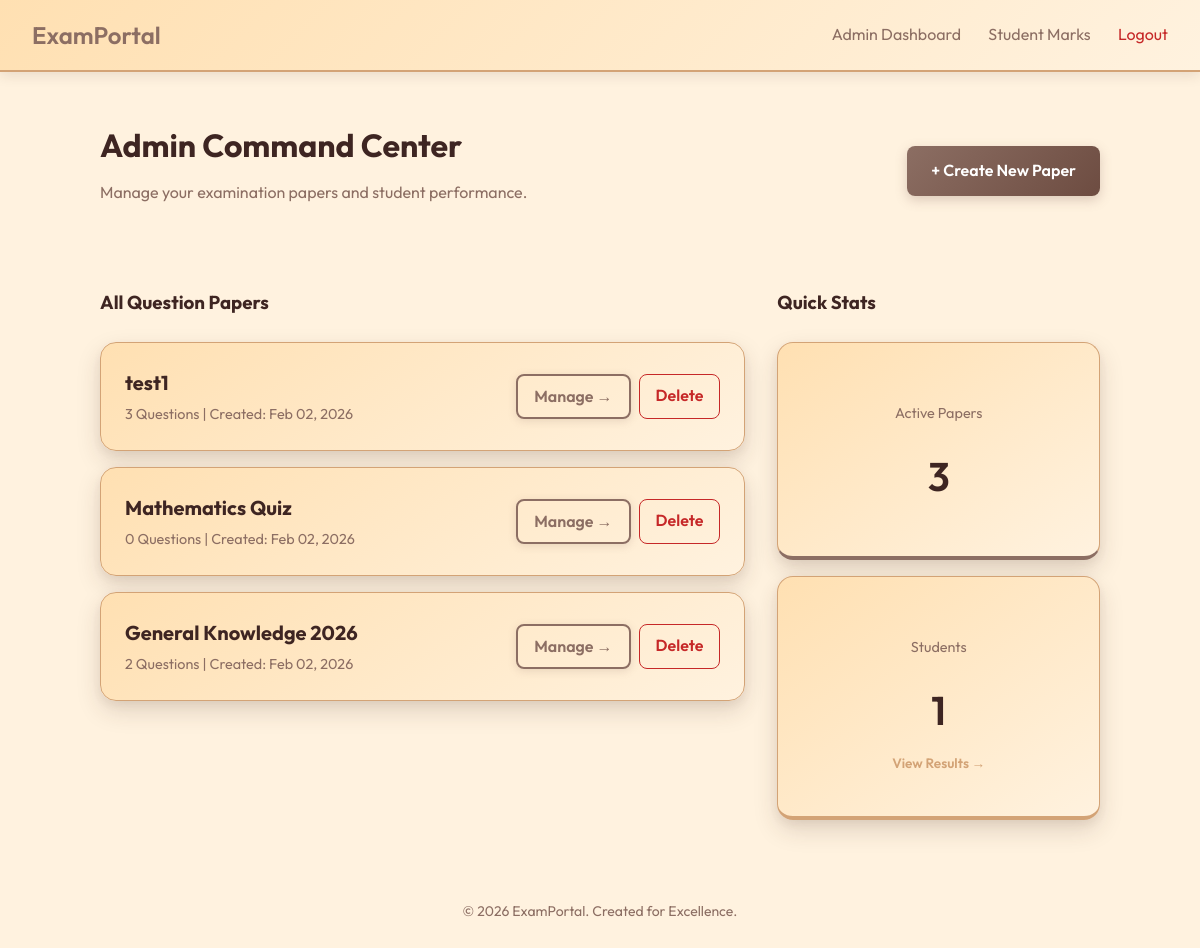
The app's page /admin_portal/dashboard/ (signed in), older data.
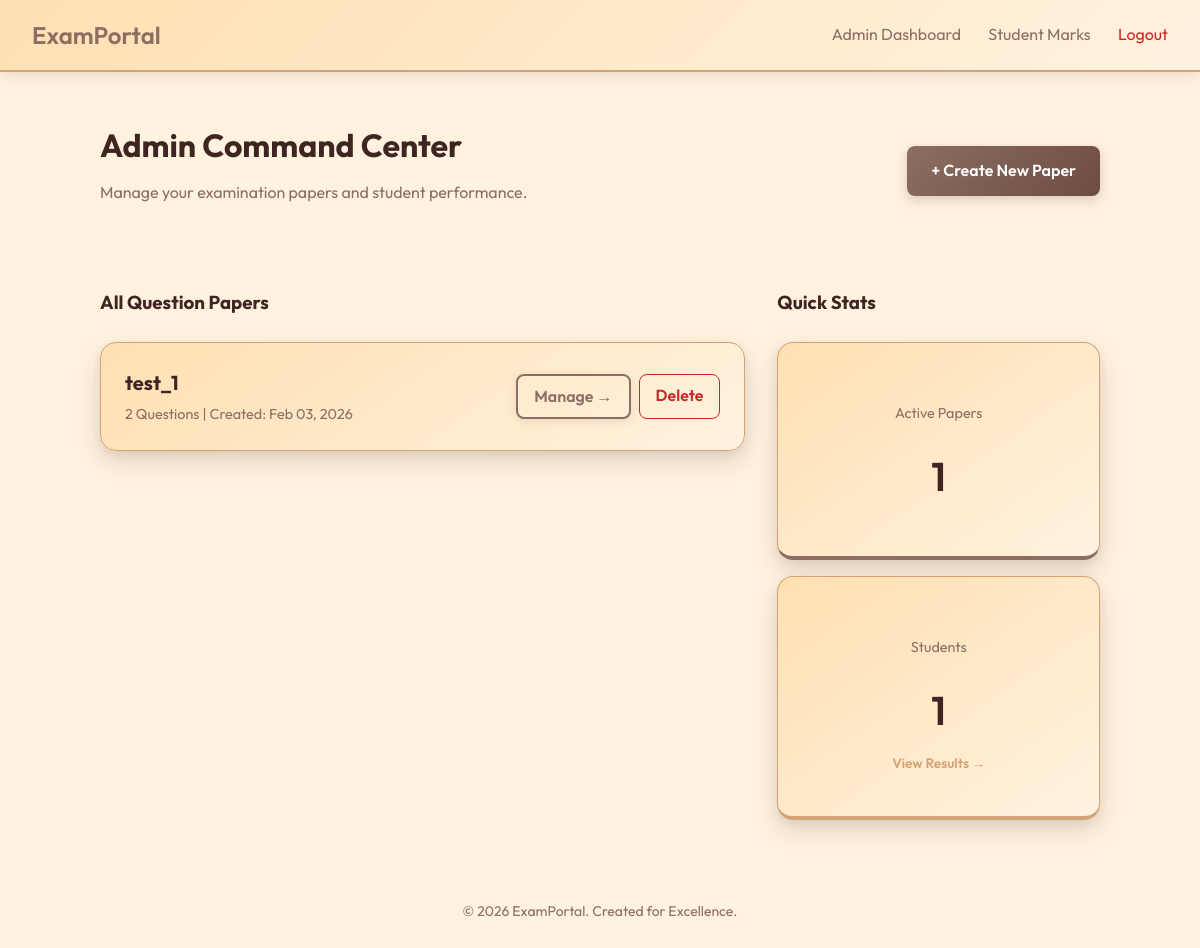
The same page, newer data.
### test_app/models.py (models this page shows, shortened)
class QuestionPaper(models.Model):
    title = models.CharField(max_length=200)
    description = models.TextField(blank=True)
    created_at = models.DateTimeField(auto_now_add=True)

### test_app/views.py (the view)
# urls.py: path('admin_portal/dashboard/', views.admin_dashboard, name='admin_dashboard'),
@login_required
def admin_dashboard(request):
    if not request.user.is_staff:
        return redirect('home')
    total_students = User.objects.filter(is_staff=False).count()
    papers = QuestionPaper.objects.all().order_by('-created_at')
    return render(request, 'test_app/admin_dashboard.html', {
        'total_students': total_students,
        'papers': papers
    })

### test_app/templates/test_app/admin_dashboard.html (shortened to what this page needs)
{% extends 'test_app/base.html' %}
{% block content %}
<div style="margin-bottom: 3rem; display: flex; justify-content: space-between; align-items: center;">
    <div>
        <h1 style="margin: 0;">Admin Command Center</h1>
        <p style="color: var(--text-light); margin-top: 0.5rem;">Manage your examination papers and student performance.
        </p>
    </div>
    <div style="display: flex; gap: 1rem;">
        <a href="{% url 'create_paper' %}" class="btn btn-primary">+ Create New Paper</a>
    </div>
</div>
<div style="display: grid; grid-template-columns: 2fr 1fr; gap: 2rem;">
    <div>
        <h3 style="margin-bottom: 1.5rem;">All Question Papers</h3>
        {% if papers %}
        <div style="display: grid; gap: 1rem;">
            {% for paper in papers %}
            <div class="card"
                style="padding: 1.5rem; display: flex; justify-content: space-between; align-items: center; transition: transform 0.2s;">
                <div>
                    <h4 style="margin: 0; font-size: 1.25rem;">{{ paper.title }}</h4>
                    <p style="color: var(--text-light); margin: 0.25rem 0 0; font-size: 0.9rem;">{{ paper.questions.count }} Questions | Created:
                        {{ paper.created_at|date:"M d, Y" }}</p>
                </div>
                <div style="display: flex; gap: 0.5rem;">
                    <a href="{% url 'view_paper_admin' paper.id %}" class="btn btn-outline"
                        style="padding: 0.5rem 1rem;">Manage &rarr;</a>
                    <a href="{% url 'delete_paper' paper.id %}" class="btn"
                        style="padding: 0.5rem 1rem; color: var(--danger); border: 1px solid var(--danger); background: transparent;"
                        onclick="return confirm('Are you sure you want to delete this test? This action cannot be undone.')">Delete</a>
                </div>
            </div>
            {% endfor %}
        </div>
        {% else %}
        <div class="card" style="text-align: center; padding: 3rem;">
            <p style="color: var(--text-light);">No question papers created yet.</p>
            <a href="{% url 'create_paper' %}" style="color: var(--primary); font-weight: 600;">Create your first paper
                &rarr;</a>
        </div>
        {% endif %}
    </div>
    <div>
        <h3 style="margin-bottom: 1.5rem;">Quick Stats</h3>
        <div class="card" style="text-align: center; margin-bottom: 1rem; border-bottom: 4px solid var(--primary);">
            <h4 style="color: var(--text-light); font-weight: 400; font-size: 0.9rem;">Active Papers</h4>
            <p style="font-size: 2.5rem; font-weight: 600; margin: 0.5rem 0;">{{ papers.count }}</p>
        </div>
        <div class="card" style="text-align: center; border-bottom: 4px solid var(--accent);">
            <h4 style="color: var(--text-light); font-weight: 400; font-size: 0.9rem;">Students</h4>
            <p style="font-size: 2.5rem; font-weight: 600; margin: 0.5rem 0;">{{ total_students }}</p>
            <a href="{% url 'admin_view_results' %}"
                style="color: var(--accent); text-decoration: none; font-size: 0.85rem; font-weight: 600;">View Results
                &rarr;</a>
        </div>
    </div>
</div>
{% endblock %}

Row changes from the older to the newer data that the page shows:
removed QuestionPaper: title "test1", questions.count "3", created_at "Feb 02, 2026"
removed QuestionPaper: title "Mathematics Quiz", questions.count "0", created_at "Feb 02, 2026"
removed QuestionPaper: title "General Knowledge 2026", questions.count "2", created_at "Feb 02, 2026"
added QuestionPaper: title "test_1", questions.count "2", created_at "Feb 03, 2026"
Text that changed along with them:
{{ papers.count }}: "3" → "1"
